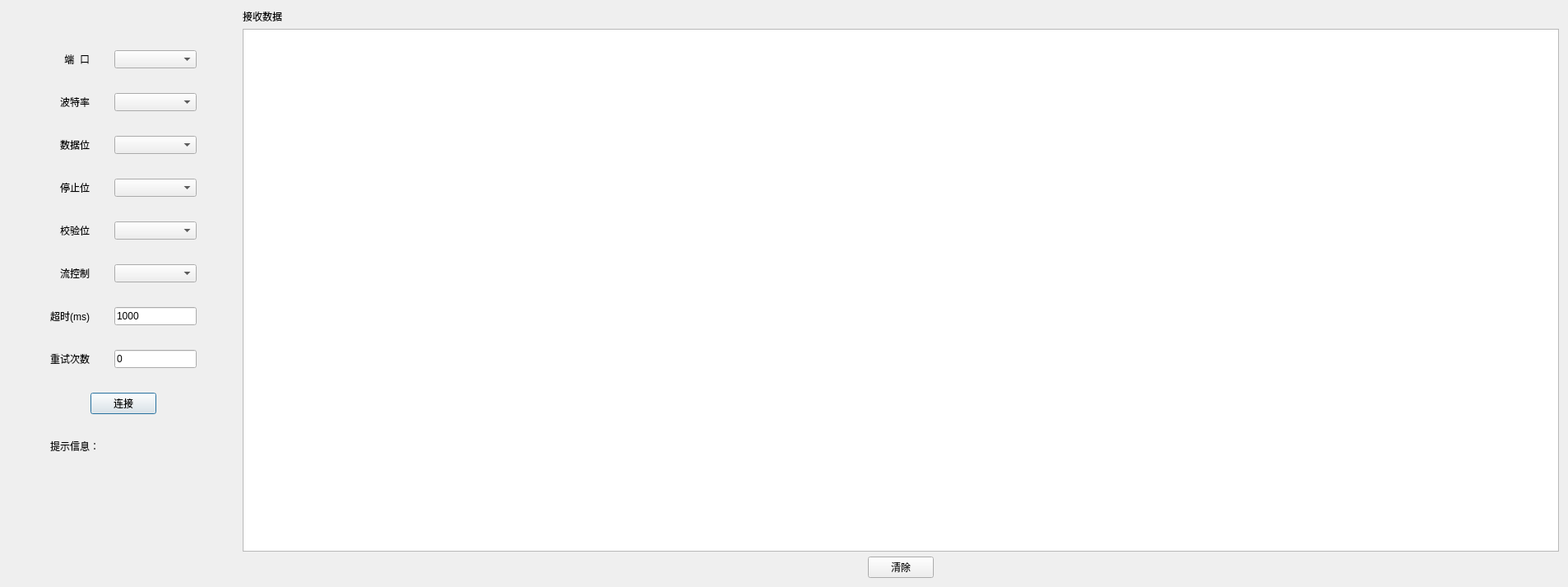
<?xml version="1.0" encoding="UTF-8"?>
<ui version="4.0">
 <class>MySerialPort</class>
 <widget class="QDialog" name="MySerialPort">
  <property name="geometry">
   <rect>
    <x>0</x>
    <y>0</y>
    <width>952</width>
    <height>713</height>
   </rect>
  </property>
  <property name="windowTitle">
   <string>Dialog</string>
  </property>
  <layout class="QHBoxLayout" name="horizontalLayout_11">
   <item>
    <layout class="QVBoxLayout" name="verticalLayout">
     <property name="spacing">
      <number>30</number>
     </property>
     <property name="leftMargin">
      <number>50</number>
     </property>
     <property name="topMargin">
      <number>50</number>
     </property>
     <property name="rightMargin">
      <number>50</number>
     </property>
     <property name="bottomMargin">
      <number>50</number>
     </property>
     <item>
      <layout class="QHBoxLayout" name="horizontalLayout">
       <item>
        <widget class="QLabel" name="label_port">
         <property name="sizePolicy">
          <sizepolicy hsizetype="Preferred" vsizetype="Preferred">
           <horstretch>0</horstretch>
           <verstretch>0</verstretch>
          </sizepolicy>
         </property>
         <property name="text">
          <string>端  口</string>
         </property>
         <property name="alignment">
          <set>Qt::AlignRight|Qt::AlignTrailing|Qt::AlignVCenter</set>
         </property>
        </widget>
       </item>
       <item>
        <widget class="QComboBox" name="comboBox_port">
         <property name="sizePolicy">
          <sizepolicy hsizetype="Preferred" vsizetype="Fixed">
           <horstretch>0</horstretch>
           <verstretch>0</verstretch>
          </sizepolicy>
         </property>
         <property name="minimumSize">
          <size>
           <width>100</width>
           <height>0</height>
          </size>
         </property>
         <property name="maximumSize">
          <size>
           <width>100</width>
           <height>16777215</height>
          </size>
         </property>
        </widget>
       </item>
      </layout>
     </item>
     <item>
      <layout class="QHBoxLayout" name="horizontalLayout_2">
       <item>
        <widget class="QLabel" name="label_baud">
         <property name="text">
          <string>波特率</string>
         </property>
         <property name="alignment">
          <set>Qt::AlignRight|Qt::AlignTrailing|Qt::AlignVCenter</set>
         </property>
        </widget>
       </item>
       <item>
        <widget class="QComboBox" name="comboBox_baud">
         <property name="minimumSize">
          <size>
           <width>100</width>
           <height>0</height>
          </size>
         </property>
         <property name="maximumSize">
          <size>
           <width>100</width>
           <height>16777215</height>
          </size>
         </property>
        </widget>
       </item>
      </layout>
     </item>
     <item>
      <layout class="QHBoxLayout" name="horizontalLayout_3">
       <item>
        <widget class="QLabel" name="label_dataBit">
         <property name="text">
          <string>数据位</string>
         </property>
         <property name="alignment">
          <set>Qt::AlignRight|Qt::AlignTrailing|Qt::AlignVCenter</set>
         </property>
        </widget>
       </item>
       <item>
        <widget class="QComboBox" name="comboBox_dataBit">
         <property name="minimumSize">
          <size>
           <width>100</width>
           <height>0</height>
          </size>
         </property>
         <property name="maximumSize">
          <size>
           <width>100</width>
           <height>16777215</height>
          </size>
         </property>
        </widget>
       </item>
      </layout>
     </item>
     <item>
      <layout class="QHBoxLayout" name="horizontalLayout_4">
       <item>
        <widget class="QLabel" name="label_stopBit">
         <property name="text">
          <string>停止位</string>
         </property>
         <property name="alignment">
          <set>Qt::AlignRight|Qt::AlignTrailing|Qt::AlignVCenter</set>
         </property>
        </widget>
       </item>
       <item>
        <widget class="QComboBox" name="comboBox_stopBit">
         <property name="minimumSize">
          <size>
           <width>100</width>
           <height>0</height>
          </size>
         </property>
         <property name="maximumSize">
          <size>
           <width>100</width>
           <height>16777215</height>
          </size>
         </property>
        </widget>
       </item>
      </layout>
     </item>
     <item>
      <layout class="QHBoxLayout" name="horizontalLayout_5">
       <item>
        <widget class="QLabel" name="label_parityBit">
         <property name="text">
          <string>校验位</string>
         </property>
         <property name="alignment">
          <set>Qt::AlignRight|Qt::AlignTrailing|Qt::AlignVCenter</set>
         </property>
        </widget>
       </item>
       <item>
        <widget class="QComboBox" name="comboBox_parityBit">
         <property name="minimumSize">
          <size>
           <width>100</width>
           <height>0</height>
          </size>
         </property>
         <property name="maximumSize">
          <size>
           <width>100</width>
           <height>16777215</height>
          </size>
         </property>
        </widget>
       </item>
      </layout>
     </item>
     <item>
      <layout class="QHBoxLayout" name="horizontalLayout_6">
       <item>
        <widget class="QLabel" name="label_flowControl">
         <property name="text">
          <string>流控制</string>
         </property>
         <property name="alignment">
          <set>Qt::AlignRight|Qt::AlignTrailing|Qt::AlignVCenter</set>
         </property>
        </widget>
       </item>
       <item>
        <widget class="QComboBox" name="comboBox_flowControl">
         <property name="minimumSize">
          <size>
           <width>100</width>
           <height>0</height>
          </size>
         </property>
         <property name="maximumSize">
          <size>
           <width>100</width>
           <height>16777215</height>
          </size>
         </property>
        </widget>
       </item>
      </layout>
     </item>
     <item>
      <layout class="QHBoxLayout" name="horizontalLayout_8">
       <item>
        <widget class="QLabel" name="label_time">
         <property name="text">
          <string>超时(ms)</string>
         </property>
         <property name="alignment">
          <set>Qt::AlignRight|Qt::AlignTrailing|Qt::AlignVCenter</set>
         </property>
        </widget>
       </item>
       <item>
        <widget class="QLineEdit" name="lineEdit_timeout">
         <property name="minimumSize">
          <size>
           <width>100</width>
           <height>0</height>
          </size>
         </property>
         <property name="maximumSize">
          <size>
           <width>100</width>
           <height>16777215</height>
          </size>
         </property>
         <property name="text">
          <string>1000</string>
         </property>
        </widget>
       </item>
      </layout>
     </item>
     <item>
      <layout class="QHBoxLayout" name="horizontalLayout_9">
       <item>
        <widget class="QLabel" name="label_retry">
         <property name="text">
          <string>重试次数</string>
         </property>
         <property name="alignment">
          <set>Qt::AlignRight|Qt::AlignTrailing|Qt::AlignVCenter</set>
         </property>
        </widget>
       </item>
       <item>
        <widget class="QLineEdit" name="lineEdit_retry">
         <property name="minimumSize">
          <size>
           <width>100</width>
           <height>0</height>
          </size>
         </property>
         <property name="maximumSize">
          <size>
           <width>100</width>
           <height>16777215</height>
          </size>
         </property>
         <property name="text">
          <string>0</string>
         </property>
        </widget>
       </item>
      </layout>
     </item>
     <item>
      <layout class="QHBoxLayout" name="horizontalLayout_7">
       <item>
        <spacer name="horizontalSpacer">
         <property name="orientation">
          <enum>Qt::Horizontal</enum>
         </property>
         <property name="sizeHint" stdset="0">
          <size>
           <width>40</width>
           <height>20</height>
          </size>
         </property>
        </spacer>
       </item>
       <item>
        <widget class="QPushButton" name="btnConnect">
         <property name="text">
          <string>连接</string>
         </property>
        </widget>
       </item>
       <item>
        <spacer name="horizontalSpacer_2">
         <property name="orientation">
          <enum>Qt::Horizontal</enum>
         </property>
         <property name="sizeHint" stdset="0">
          <size>
           <width>40</width>
           <height>20</height>
          </size>
         </property>
        </spacer>
       </item>
      </layout>
     </item>
     <item>
      <widget class="QLabel" name="label_info">
       <property name="text">
        <string>提示信息：</string>
       </property>
      </widget>
     </item>
     <item>
      <spacer name="verticalSpacer">
       <property name="orientation">
        <enum>Qt::Vertical</enum>
       </property>
       <property name="sizeHint" stdset="0">
        <size>
         <width>20</width>
         <height>40</height>
        </size>
       </property>
      </spacer>
     </item>
    </layout>
   </item>
   <item>
    <layout class="QVBoxLayout" name="verticalLayout_2">
     <item>
      <widget class="QLabel" name="label_receiveData">
       <property name="sizePolicy">
        <sizepolicy hsizetype="Preferred" vsizetype="Preferred">
         <horstretch>0</horstretch>
         <verstretch>0</verstretch>
        </sizepolicy>
       </property>
       <property name="text">
        <string>接收数据</string>
       </property>
      </widget>
     </item>
     <item>
      <widget class="QListWidget" name="readValue">
       <property name="sizePolicy">
        <sizepolicy hsizetype="Expanding" vsizetype="Expanding">
         <horstretch>0</horstretch>
         <verstretch>0</verstretch>
        </sizepolicy>
       </property>
       <property name="minimumSize">
        <size>
         <width>1600</width>
         <height>0</height>
        </size>
       </property>
       <property name="maximumSize">
        <size>
         <width>1600</width>
         <height>16777215</height>
        </size>
       </property>
      </widget>
     </item>
     <item>
      <layout class="QHBoxLayout" name="horizontalLayout_10">
       <item>
        <spacer name="horizontalSpacer_3">
         <property name="orientation">
          <enum>Qt::Horizontal</enum>
         </property>
         <property name="sizeHint" stdset="0">
          <size>
           <width>40</width>
           <height>20</height>
          </size>
         </property>
        </spacer>
       </item>
       <item>
        <widget class="QPushButton" name="btnClear">
         <property name="text">
          <string>清除</string>
         </property>
        </widget>
       </item>
       <item>
        <spacer name="horizontalSpacer_4">
         <property name="orientation">
          <enum>Qt::Horizontal</enum>
         </property>
         <property name="sizeHint" stdset="0">
          <size>
           <width>40</width>
           <height>20</height>
          </size>
         </property>
        </spacer>
       </item>
      </layout>
     </item>
    </layout>
   </item>
  </layout>
 </widget>
 <resources/>
 <connections/>
</ui>
